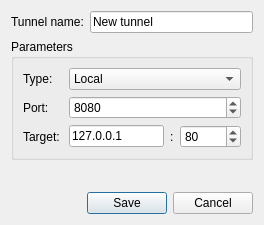
<?xml version="1.0" encoding="UTF-8"?>
<ui version="4.0">
 <class>modifyTunnelDialog</class>
 <widget class="QDialog" name="modifyTunnelDialog">
  <property name="geometry">
   <rect>
    <x>0</x>
    <y>0</y>
    <width>264</width>
    <height>225</height>
   </rect>
  </property>
  <property name="windowTitle">
   <string>Dialog</string>
  </property>
  <layout class="QGridLayout" name="gridLayout">
   <item row="0" column="0">
    <widget class="QLabel" name="label">
     <property name="text">
      <string>Tunnel name:</string>
     </property>
    </widget>
   </item>
   <item row="0" column="1">
    <widget class="QLineEdit" name="lineEdit_alias">
     <property name="text">
      <string>New tunnel</string>
     </property>
    </widget>
   </item>
   <item row="2" column="0" colspan="2">
    <spacer name="verticalSpacer">
     <property name="orientation">
      <enum>Qt::Vertical</enum>
     </property>
     <property name="sizeHint" stdset="0">
      <size>
       <width>20</width>
       <height>40</height>
      </size>
     </property>
    </spacer>
   </item>
   <item row="3" column="0" colspan="2">
    <widget class="QDialogButtonBox" name="buttonBox">
     <property name="orientation">
      <enum>Qt::Horizontal</enum>
     </property>
     <property name="standardButtons">
      <set>QDialogButtonBox::Cancel|QDialogButtonBox::Save</set>
     </property>
    </widget>
   </item>
   <item row="1" column="0" colspan="2">
    <widget class="QGroupBox" name="groupBox">
     <property name="title">
      <string>Parameters</string>
     </property>
     <layout class="QGridLayout" name="gridLayout_2">
      <item row="0" column="0">
       <widget class="QLabel" name="label_3">
        <property name="text">
         <string>Type:</string>
        </property>
       </widget>
      </item>
      <item row="1" column="0">
       <widget class="QLabel" name="label_4">
        <property name="text">
         <string>Port:</string>
        </property>
       </widget>
      </item>
      <item row="4" column="1">
       <widget class="QLineEdit" name="lineEdit_hostname">
        <property name="text">
         <string>127.0.0.1</string>
        </property>
       </widget>
      </item>
      <item row="4" column="0">
       <widget class="QLabel" name="label_2">
        <property name="text">
         <string>Target: </string>
        </property>
       </widget>
      </item>
      <item row="4" column="2">
       <widget class="QLabel" name="label_5">
        <property name="text">
         <string>:</string>
        </property>
       </widget>
      </item>
      <item row="1" column="1" colspan="3">
       <widget class="QSpinBox" name="spinBox_port">
        <property name="minimum">
         <number>1</number>
        </property>
        <property name="maximum">
         <number>65536</number>
        </property>
        <property name="value">
         <number>8080</number>
        </property>
       </widget>
      </item>
      <item row="4" column="3">
       <widget class="QSpinBox" name="spinBox_toPort">
        <property name="minimum">
         <number>1</number>
        </property>
        <property name="maximum">
         <number>65536</number>
        </property>
        <property name="value">
         <number>80</number>
        </property>
       </widget>
      </item>
      <item row="0" column="1" colspan="3">
       <widget class="QComboBox" name="comboBox_type">
        <item>
         <property name="text">
          <string>Local</string>
         </property>
        </item>
        <item>
         <property name="text">
          <string>Remote</string>
         </property>
        </item>
        <item>
         <property name="text">
          <string>Dynamic</string>
         </property>
        </item>
       </widget>
      </item>
     </layout>
    </widget>
   </item>
  </layout>
 </widget>
 <tabstops>
  <tabstop>lineEdit_alias</tabstop>
  <tabstop>comboBox_type</tabstop>
  <tabstop>spinBox_port</tabstop>
  <tabstop>lineEdit_hostname</tabstop>
  <tabstop>spinBox_toPort</tabstop>
 </tabstops>
 <resources/>
 <connections>
  <connection>
   <sender>buttonBox</sender>
   <signal>accepted()</signal>
   <receiver>modifyTunnelDialog</receiver>
   <slot>accept()</slot>
   <hints>
    <hint type="sourcelabel">
     <x>252</x>
     <y>204</y>
    </hint>
    <hint type="destinationlabel">
     <x>157</x>
     <y>274</y>
    </hint>
   </hints>
  </connection>
  <connection>
   <sender>buttonBox</sender>
   <signal>rejected()</signal>
   <receiver>modifyTunnelDialog</receiver>
   <slot>reject()</slot>
   <hints>
    <hint type="sourcelabel">
     <x>312</x>
     <y>204</y>
    </hint>
    <hint type="destinationlabel">
     <x>286</x>
     <y>274</y>
    </hint>
   </hints>
  </connection>
 </connections>
</ui>
